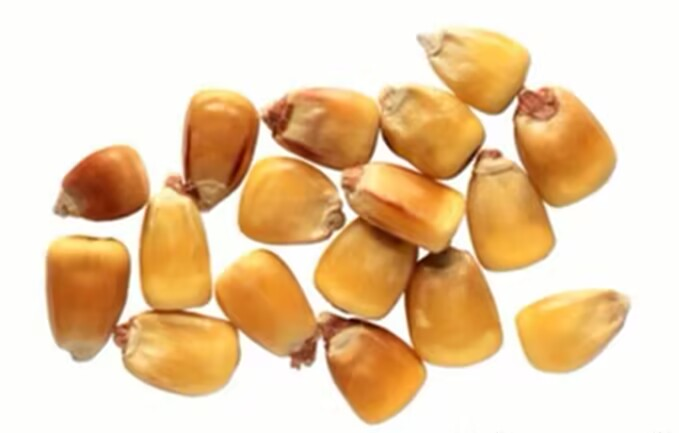
#> input picture Lec1/pic/corns2.jpg, 679 x 433 px
$ python counterForCorns2.py
#> lines starting #> are read from the running program, lines starting #| are printed output that depends on the picture; after the words box and inside, x2 and y2 are one past the last pixel; in counts of white or black regions, pixels touching at a corner belong together
import cv2 # short for open cv
import numpy as np # numpy is a library for data statistics

font = cv2.FONT_HERSHEY_COMPLEX
kernel = np.ones((26,26),np.uint8)

img = cv2.imread('pic/corns2.jpg')
#> img is the input picture: shape (433, 679, 3); mean B, G, R 169.3, 205.2, 234.4
cv2.imshow('Original Image', img)
cv2.waitKey(0) # blocked until some events happen
# cvt short for convert,convert color to GRAY,BGR short for blue,green and red
gray_img = cv2.cvtColor(img, cv2.COLOR_BGR2GRAY)  # 灰度处理
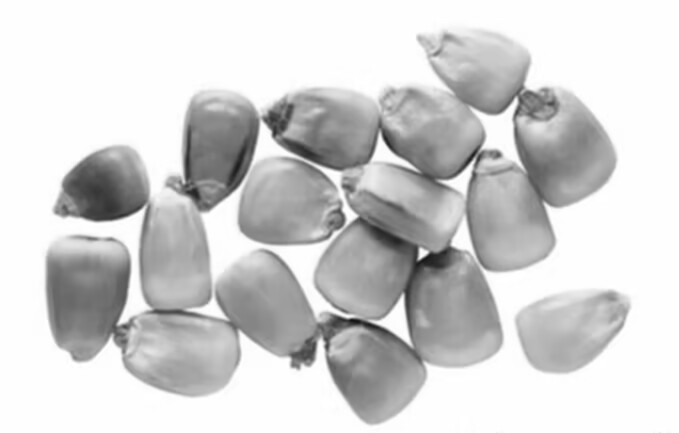
#> gray_img: shape (433, 679); min 19, max 255, mean 209.9
cv2.imshow('GrayImg', gray_img)
cv2.waitKey(0)
# 0表示纯黑，255表示纯白
ret, th1 = cv2.threshold(gray_img, 245, 255, cv2.THRESH_BINARY)
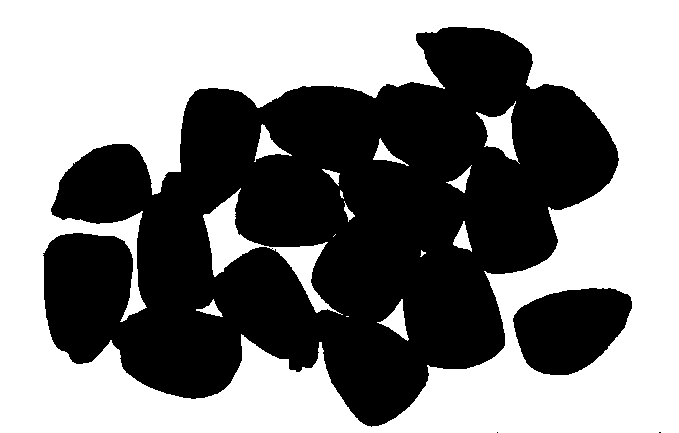
#> th1: shape (433, 679); 52.5% white; 4 black regions (2 under 20 px), largest, box (x1, y1, x2, y2) and area: (43, 27, 619, 427) 131941, (513, 288, 632, 375) 7599
cv2.imshow('Threshold', th1)
cv2.waitKey(0)


dilation = cv2.dilate(th1, kernel, iterations=2)  # 膨胀
#> dilation: shape (433, 679); 93.9% white; 17 black regions (1 under 20 px), largest, box (x1, y1, x2, y2) and area: (349, 190, 431, 289) 3140, (429, 278, 473, 341) 1915, (542, 115, 585, 183) 1563
cv2.imshow('Dilation', dilation)
cv2.waitKey(0)
dist_img = cv2.distanceTransform(dilation, cv2.DIST_L2, cv2.DIST_MASK_5)  # 距离变换
cv2.imshow('DistanceTransformation', dist_img)
cv2.waitKey(0)
dist_output = cv2.normalize(dist_img, 0, 1.0, cv2.NORM_L2SQR)  # 归一化
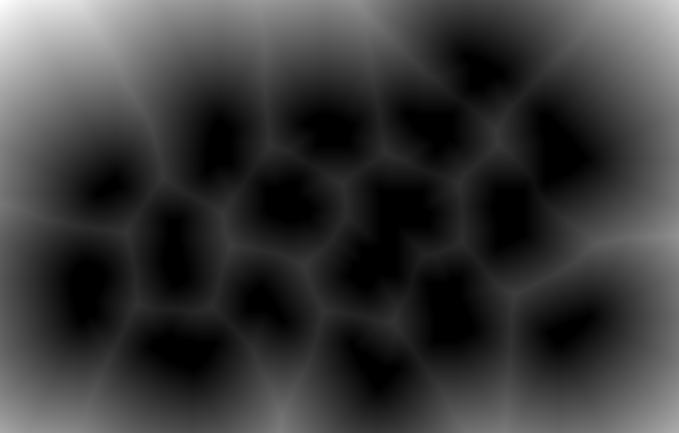
#> dist_output: shape (433, 679) float32; min 0, max 0.00638, mean 0.00142; drawn with min black and max white
cv2.imshow('Normalize', dist_output *2000)
cv2.waitKey(0)
ret, th2 = cv2.threshold(dist_output * 2000,0.3, 255, cv2.THRESH_BINARY)
#> th2: shape (433, 679) float32; 90.1% white; 16 black regions, largest, box (x1, y1, x2, y2) and area: (345, 186, 435, 293) 4550, (425, 274, 477, 345) 2756, (538, 111, 589, 187) 2383
cv2.imshow('ThresholdAfterNormalize', th2)
cv2.waitKey(0)
kernel = np.ones((3,3 ), np.uint8)
opening = cv2.morphologyEx(th2, cv2.MORPH_OPEN, kernel)
cv2.imshow('Opening', opening)
cv2.waitKey(0)
opening = np.array(opening, np.uint8)
contours, hierarchy = cv2.findContours(opening, cv2.RETR_TREE, cv2.CHAIN_APPROX_SIMPLE)  # 轮廓提取
#> contours = 17 contours; largest, box (x1, y1, x2, y2) and area: (0, 0, 679, 433) 292896, (344, 185, 436, 294) 4716, (424, 273, 478, 346) 2857, (537, 110, 590, 188) 2474, (488, 185, 529, 252) 2227
count = 0
for cnt in contours:
	(x, y), radius = cv2.minEnclosingCircle(cnt)
	center = (int(x)-15, int(y))
	radius = int(radius)
	circle_img = cv2.circle(opening, center, radius, (255, 255, 255), 1)
	area = cv2.contourArea(cnt)
	area_circle = 3.14 * radius * radius
	# print(area/area_circle)
	if area / area_circle <= 0.5:
		# img = cv2.drawContours(img, cnt, -1, (0,0,255), 5)#差（红色）
		img = cv2.putText(img, 'bad', center, font, 0.5, (0, 0, 255))
	elif area / area_circle >= 0.6:
		# img = cv2.drawContours(img, cnt, -1, (0,255,0), 5)#优（绿色）
		img = cv2.putText(img, 'good', center, font, 0.5, (0, 0, 255))
	else:
		# img = cv2.drawContours(img, cnt, -1, (255,0,0), 5)#良（蓝色）
		img = cv2.putText(img, 'normal', center, font, 0.5, (0, 0, 255))
	count += 1
#> this loop made 17 passes
#> (x, y, radius, center, area, area_circle) on passes 2 to 13: (370.3, 362.1, 31, (355, 362), 1343.5, 3017.5), (182.5, 344.5, 36, (167, 344), 2064.5, 4069.4), (569, 325.7, 26, (553, 325), 995.5, 2122.6), (267.8, 305.7, 26, (252, 305), 1111.5, 2122.6), (447, 309, 38, (432, 309), 2857, 4534.2), (86, 291.5, 35, (71, 291), 2152.5, 3846.5), (173.5, 252.5, 37, (158, 252), 1711.5, 4298.7), (510.5, 218, 36, (495, 218), 2227, 4069.4), (389.9, 238.2, 61, (374, 238), 4716.5, 11683.9), (287.5, 202.5, 30, (272, 202), 1959, 2826), (107.1, 187, 17, (92, 187), 525, 907.5), (213, 145.5, 31, (198, 145), 1545, 3017.5)
#> (cnt, x, y, radius, center, area, area_circle) on pass 1: ([[0, 0], [0, 432], [678, 432], [678, 0]], 339, 216, 401, (324, 216), 292896, 504915.1)
#> pass 1, `img = cv2.putText(img, 'normal', center, font, 0.5, (0, 0, 255))`:
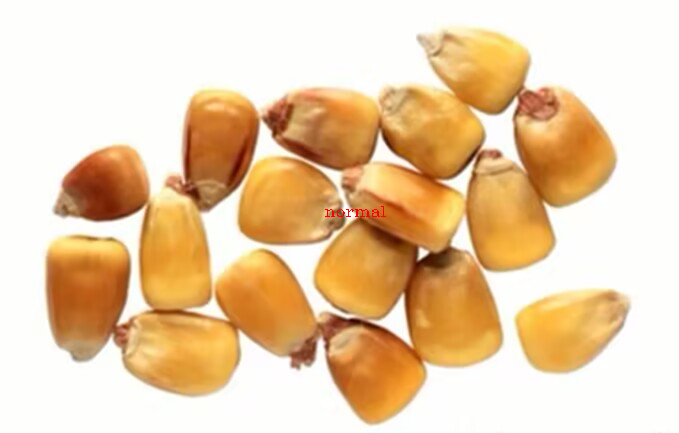
#> img: shape (433, 679, 3); 0.06% of pixels changed, all inside (x1, y1, x2, y2) = (325, 206, 386, 217)
#> after the loop:
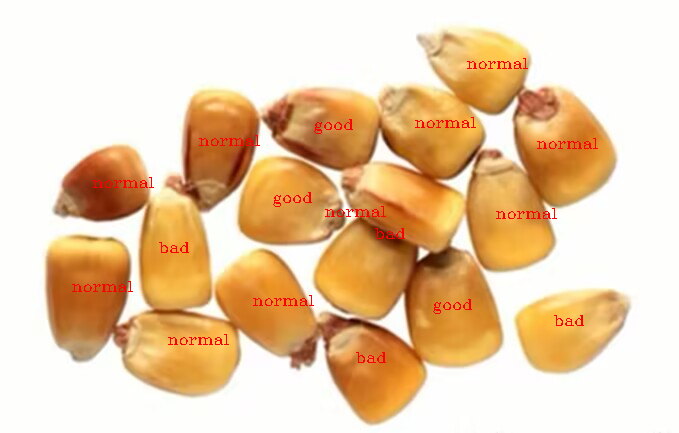
#> img: shape (433, 679, 3); mean B, G, R 168.7, 203.9, 234.8
#> after the loop:
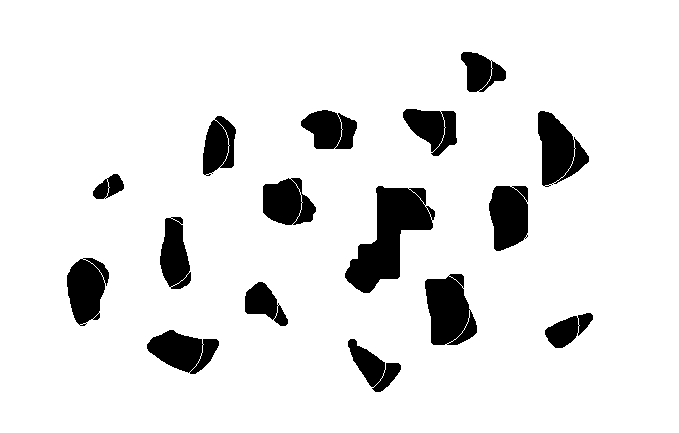
#> opening: shape (433, 679); 90.3% white; 16 black regions, largest, box (x1, y1, x2, y2) and area: (345, 186, 435, 293) 4513, (425, 274, 477, 345) 2697, (538, 111, 589, 187) 2317
#> after the loop, count = 17
img = cv2.putText(img, ('sum=' + str(count)), (50, 50), font, 1, (255, 0, 0))
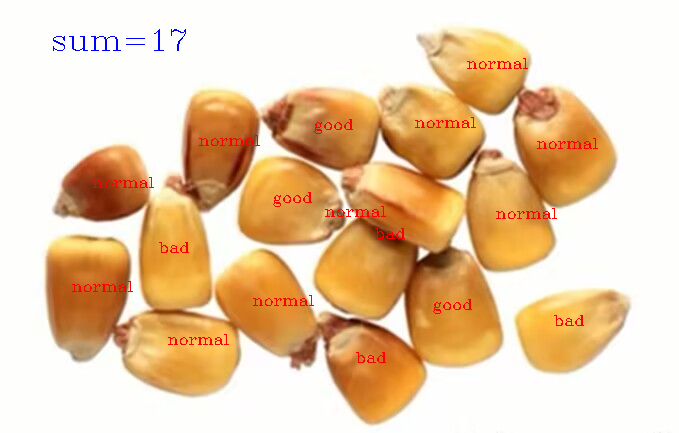
#> img: shape (433, 679, 3); 0.14% of pixels changed, all inside (x1, y1, x2, y2) = (53, 29, 186, 51)
cv2.imshow('circle_img', img)
cv2.waitKey(0)
print('玉米粒数量：', count)
#| 玉米粒数量： 17
cv2.destroyAllWindows()
